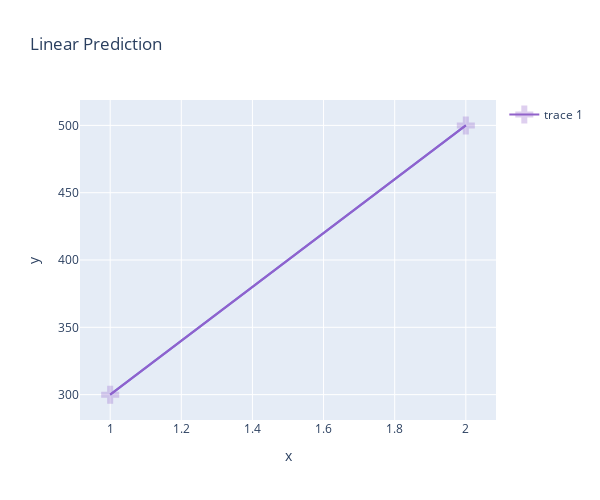

Notebook source saved alongside this figure:
### Markdown cell above
### Plotting the output

### Code cell
fig = px.line(x=x_train, y=y_hat, title='Linear Prediction')
fig.add_scatter(x=x_train, y=y_train)
fig.update_traces(
    marker_color='#9162ca',
    marker_opacity=0.3,
    marker_symbol='cross',
    marker_size=15
)
fig.update_xaxes()
fig.update_layout(width=600, height=500)
fig.show()

### Figure 1 — Plotly figure (JSON) as saved in the notebook; plotly's stock layout.template omitted (floating-point values rounded to 4 significant figures)
{"data": [{"hovertemplate": "x=%{x}<br>y=%{y}<extra></extra>", "legendgroup": "", "line": {"color": "#636efa", "dash": "solid"}, "marker": {"color": "#9162ca", "opacity": 0.3, "size": 15, "symbol": "cross"}, "mode": "lines", "name": "", "orientation": "v", "showlegend": false, "type": "scatter", "x": [1, 2], "xaxis": "x", "y": [300, 500], "yaxis": "y"}, {"marker": {"color": "#9162ca", "opacity": 0.3, "size": 15, "symbol": "cross"}, "type": "scatter", "x": [1, 2], "y": [300, 500]}], "layout": {"height": 500, "legend": {"tracegroupgap": 0}, "title": {"text": "Linear Prediction"}, "width": 600, "xaxis": {"anchor": "y", "domain": [0, 1], "title": {"text": "x"}}, "yaxis": {"anchor": "x", "domain": [0, 1], "title": {"text": "y"}}}}
